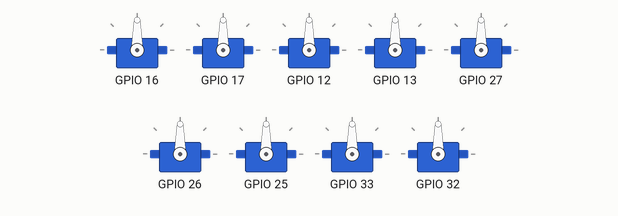
Bench run of a sketch on a simulated ESP32. Shown: 9 × servo. What the sketch prints to the serial monitor is not drawn.

Above: at 0.05 s.
At 1.5 s:
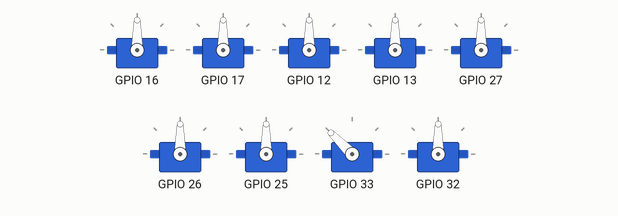
At 3.0 s:
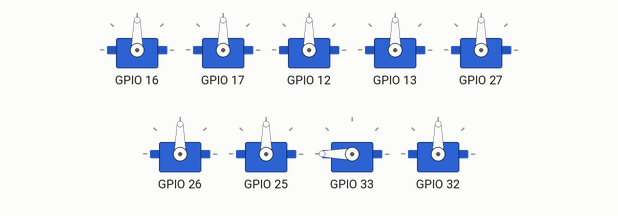
At 8.0 s:
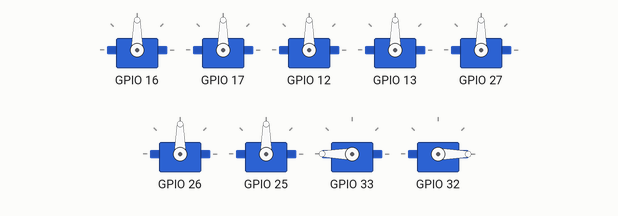
Timing chart, 0 to 10.4 s (numbered marks = the images above):
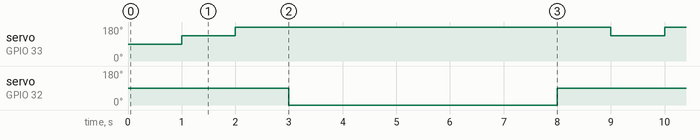

The sketch:

Claw.ino
```cpp
#include <ServoDevs.h>
#include <ESP32Servo.h>

/* Робот имеет 9 сервоприводов */
const uint8_t SERVO_CNT = 9;
Servo servos[SERVO_CNT];
uint8_t servo_pin[9] = {PIN_MANIP_0, PIN_MANIP_1, PIN_MANIP_2, PIN_MANIP_3,
    PIN_MANIP_4, PIN_CAM_HOR, PIN_CAM_VER, PIN_CLAW_GRAB, PIN_CLAW_VER};

/* Углы, в которые должны встать сервоприводы */
int clawUp = 0;
int clawDown = 90;

/* Для самого схвата углы устанавливаются только в пределах 90-180 градусов */
int clawOpen = 135;
int clawClose = 180;

void setup() {
  Serial.begin(115200);
  for (size_t i = 0; i < SERVO_CNT; i++) {
    servos[i].attach(servo_pin[i]);
  }
  Serial.println("Старт!");
}

void loop() {

  servos[SERVO_CLAW_VER].write(clawDown);
  delay(1000);
  servos[SERVO_CLAW_GRAB].write(clawOpen);
  delay(1000);
  servos[SERVO_CLAW_GRAB].write(clawClose);
  delay(1000);
  servos[SERVO_CLAW_VER].write(clawUp);
  delay(5000);
}
```

Measured:
- by itself, servo on GPIO 33: alternates 180° for 7.0 s and 135° for 1.0 s
- by itself, servo on GPIO 32: alternates 90° for 3.0 s and 0° for 5.0 s
